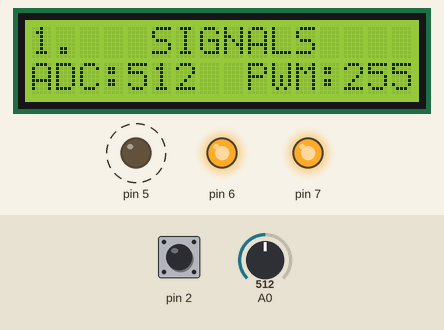
Simulated run of this sketch. Board: Arduino Uno, built with avr-gcc and run on an emulated ATmega328P. On the bench: 16×2 character LCD, output pins drawn as LEDs (lit = HIGH). Wiring (inferred from the names in the program): 24Cxx EEPROM at I2C address 0x50. Dashed ring = blinking. The inputs (shaded band) are chosen by the test bench; at power-on: A0 = 512, pin 2 HIGH. EEPROM starts erased.

Above: at 1.2 s.
1.3 s: A0 set to 306
At 4.14 s:
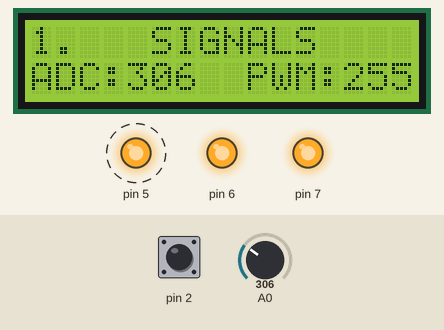
4.3 s: pin 2 pulled LOW for 3.2 s
At 8.04 s:
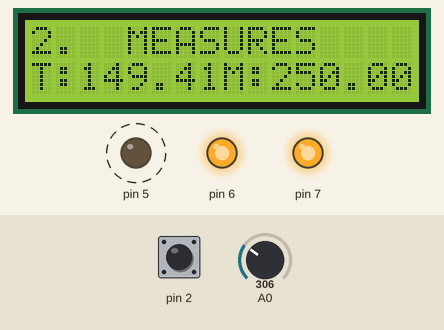
8.1 s: pin 2 pulled LOW for 0.15 s
At 8.74 s:
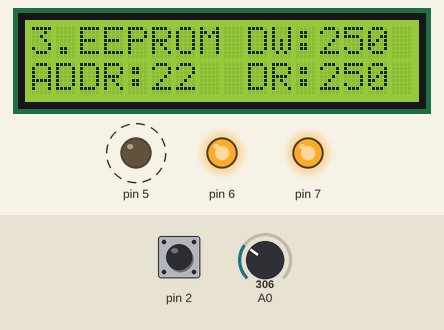
8.8 s: A0 set to 498
11.8 s: A0 set to 520
At 13.3 s:
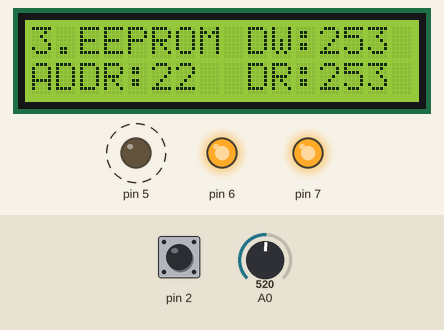
13.4 s: pin 2 pulled LOW for 3.2 s
At 18.1 s:
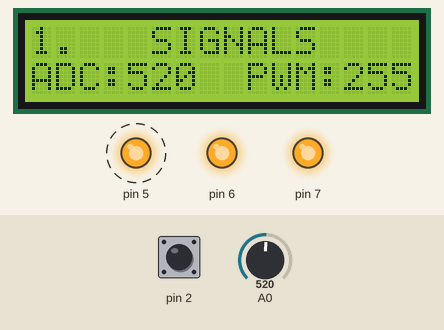
Timing chart, 0 to 18.2 s (numbered marks = the images above; inputs shaded):
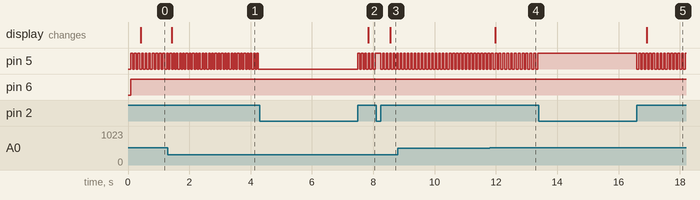

Measured:
- after the input at 1.3 s, the display: changes after 0.12 s (image 1)
- after the input at 4.3 s, the display: changes after 3.5 s (image 2)
- after the input at 8.1 s, the display: changes after 0.46 s (image 3)
- after the input at 11.8 s, the display: changes after 0.18 s (image 4)
- after the input at 13.4 s, the display: changes after 3.5 s (image 5)

The sketch:

Atmega328P_Temperature_Controller.ino
```cpp
#define F_CPU 16000000UL

#include <LCD_I2C.h>
#include <util/delay.h>
#include <math.h>

#define LCD_HEIGHT 2
#define LCD_WIDTH 16
#define MEM_ADDR 22
#define TEMP_LOW 30
#define TEMP_HIGH 59
#define CONTROL_CODE_WRITE 0xA0
#define CONTROL_CODE_READ 0xA1

LCD_I2C Lcd(0x27, LCD_WIDTH, LCD_HEIGHT);
void LCD_ShowPage(uint8_t page);

void ADC_PWM_Disp(int, int);
void Temp_Max_Disp(float, float);
void EEPROM_Disp(uint8_t, uint8_t, uint8_t);

void ADC_Start(void);
uint16_t ADC_Read();

void PWM_Start(void);

void I2C_Init(void);
void I2C_Start(void);
void I2C_Stop(void);
uint8_t I2C_Write(uint8_t data);
uint8_t I2C_ReadAck();
void I2C_WriteToAdress(uint8_t control_code_write, uint16_t eeprom_adress, uint8_t data_to_send);
uint8_t I2C_ReadFromAdress(uint8_t control_code_write, uint8_t control_code_read, uint16_t mem_adress);

uint16_t adc_data = 0;
float VOLT = 0;
float TEMP = 0;
float temporary = 0;
float max_temp = 0;
uint8_t page = 0;
uint8_t addr = MEM_ADDR;
uint8_t data_r = 0;
uint8_t data_w = 0;

void setup()
{
  Lcd.begin();
  Lcd.backlight();

  ADC_Start();
  PWM_Start();
  I2C_Init();

  //Pin direction
  DDRD |= (1<<PD5) | (1<<PD6);
  DDRD |= (1<<PD7);

  //Pin state
  PORTD |= (1<<PD7) | (1<<PD2);
}

void loop()
{
  Lcd.clear();
  LCD_ShowPage(page);

  if(!(PIND & (1<<PD2)))
  {
    while(!(PIND & (1<<PD2)));
    page++;
    if(page == 3) page = 0;
  }

  PORTD ^= (1<<PD5);

  adc_data = ADC_Read();

  VOLT = (adc_data * 5.0) / 1024.0;
  TEMP = VOLT  * 100;
  temporary = TEMP;

  if(TEMP <= TEMP_LOW)
  {
    OCR0A = 0;
  }
  else if(TEMP > TEMP_LOW && TEMP <= TEMP_HIGH)
  {
    OCR0A = TEMP*TEMP / 14;
  }
  else
  {
    OCR0A = 255;
  }

  if(max_temp <= temporary)
  {
    max_temp = temporary;
    data_w = max_temp;

    I2C_WriteToAdress(CONTROL_CODE_WRITE, MEM_ADDR, data_w);
    _delay_ms(5); //necessary delay for memory
    data_r = I2C_ReadFromAdress(CONTROL_CODE_WRITE, CONTROL_CODE_READ, MEM_ADDR);
  }

  _delay_ms(20);
}

//------------------------- LCD --------------------------
void ADC_PWM_Disp(int adc, int pwm)
{
  Lcd.setCursor(0, 0);
  Lcd.print("1.   SIGNALS");

  Lcd.setCursor(0, 1);
  Lcd.print("ADC:");
  Lcd.setCursor(4, 1);
  Lcd.print(adc);

  Lcd.setCursor(9, 1);
  Lcd.print("PWM: ");
  Lcd.setCursor(13, 1);
  Lcd.print(pwm);
}

void Temp_Max_Disp(float temp, float max)
{
  Lcd.setCursor(0, 0);
  Lcd.print("2.  MEASURES");

  Lcd.setCursor(0, 1);
  Lcd.print("T: ");
  Lcd.setCursor(2, 1);
  Lcd.print(temp);

  Lcd.setCursor(8, 1);
  Lcd.print("M: ");
  Lcd.setCursor(10, 1);
  Lcd.print(max);
}

void EEPROM_Disp(uint8_t addr, uint8_t data_w, uint8_t data_r)
{
  Lcd.setCursor(0, 0);
  Lcd.print("3.EEPROM");

  Lcd.setCursor(0, 1);
  Lcd.print("ADDR: ");
  Lcd.setCursor(5, 1);
  Lcd.print(addr);

  Lcd.setCursor(9, 0);
  Lcd.print("DW: ");
  Lcd.setCursor(12, 0);
  Lcd.print(data_w);

  Lcd.setCursor(9, 1);
  Lcd.print("DR: ");
  Lcd.setCursor(12, 1);
  Lcd.print(data_r);
}

void LCD_ShowPage(uint8_t page)
{
switch(page)
  {
    case 0: ADC_PWM_Disp(adc_data, OCR0A);
      break;
    case 1: Temp_Max_Disp(TEMP, max_temp);
      break;
    case 2: EEPROM_Disp(addr, data_w, data_r);
      break;
    default:
      Lcd.clear();
  }
}
//--------------------------------------------------------

//------------------------- ADC --------------------------
void ADC_Start(void)
{
  ADMUX = (1<<REFS0);
  ADCSRA = (1<<ADEN) | (1<<ADSC) | (1<<ADPS2);
}

uint16_t ADC_Read()
{
  ADCSRA |= (1<<ADSC);
  while(ADCSRA& (1<<ADSC));
  return ADC;
}
//--------------------------------------------------------


//------------------------- PWM --------------------------
void PWM_Start(void)
{
  TCCR0A |= (1<<WGM00) | (1<<WGM01) | (1<<COM0A1);
  TCCR0B |= (1<<CS01);
}
//--------------------------------------------------------


//------------------------- I2C --------------------------
void I2C_Init(void)
{
  TWSR = 0;
  TWBR = ((F_CPU/100000)-16) / (2*pow(4, (TWSR&( (1<<TWPS0) | (1<<TWPS1)))));
}

void I2C_Start(void)
{
  TWCR = (1<<TWINT) | (1<<TWSTA) | (1<<TWEN);
  while (!(TWCR & (1<<TWINT)));
}

void I2C_Stop(void)
{
  TWCR = (1<<TWINT)|(1<<TWEN)|(1<<TWSTO);
  while (!(TWCR & (1<<TWSTO)));
}

uint8_t I2C_Write(uint8_t data)
{
  TWDR = data;
  TWCR = (1<<TWINT) | (1<<TWEN);
  while (!(TWCR & (1<<TWINT)));
}

uint8_t I2C_ReadAck()
{
  TWCR = (1<<TWINT) | (1<<TWEN) | (1<<TWEA);
  while (!(TWCR & (1<<TWINT)));
  return TWDR;
}

void I2C_WriteToAdress(uint8_t control_code_write, uint16_t mem_adress, uint8_t data_to_send)
{
  I2C_Start();
  I2C_Write(control_code_write);
  I2C_Write(mem_adress);
  I2C_Write(data_to_send);
  I2C_Stop();
}

uint8_t I2C_ReadFromAdress(uint8_t control_code_write, uint8_t control_code_read, uint16_t mem_adress)
{
  I2C_Start();
  I2C_Write(control_code_write);
  I2C_Write(mem_adress);

  I2C_Start();
  I2C_Write(control_code_read);
  uint8_t data_readed = I2C_ReadAck();
  I2C_Stop();

  return data_readed;
}
//------------------------------------------------------
```
